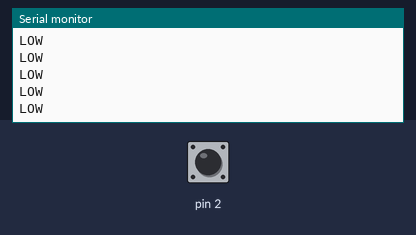
The sketch below on a simulated Arduino Uno, built with avr-gcc and run on an emulated ATmega328P. Parts: the last lines printed to the serial monitor. Inputs (shaded band) come from the test bench; at power-on: pin 2 LOW.

Above: at 1.2 s.
1.3 s: pin 2 driven HIGH
At 2.1 s:
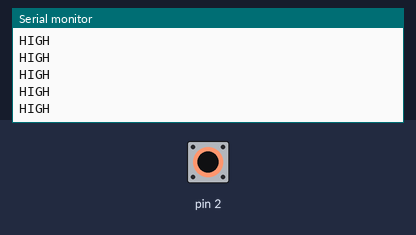
3.2 s: pin 2 driven LOW
At 4.1 s:
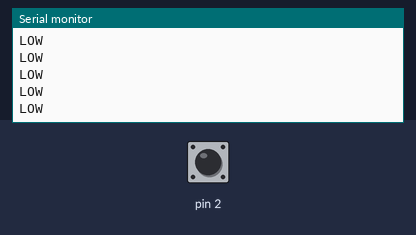
6.2 s: pin 2 driven HIGH
At 7.2 s:
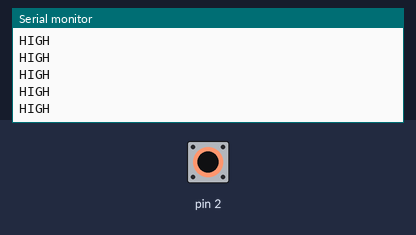
12.2 s: pin 2 pulsed LOW 5 times (0.12 s each, 0.3 s apart)
At 13.2 s:
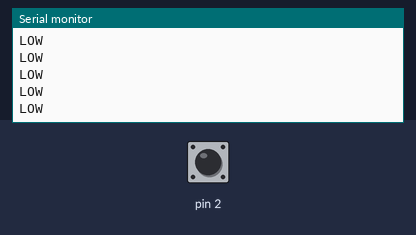

Measured:
- after the input at 1.3 s, the serial monitor: prints a new line after 0.07 s (image 1)
- after the input at 12.2 s, the serial monitor: prints a new line after 0.07 s (image 4)

The sketch:

read_the_value_of_switch.ino
```cpp
int buttonState = 0;
void setup(){
  pinMode(2,INPUT);
  Serial.begin(9600);
}
void loop(){

  buttonState = digitalRead(2);
  if(buttonState == HIGH)
  {
    Serial.println("HIGH");
  }
  else
  {
    Serial.println("LOW");
  }

}
```
